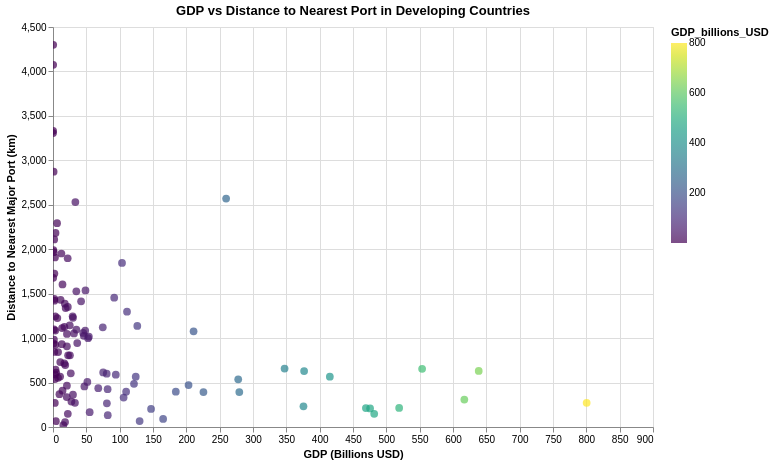

The cell this chart's notebook holds for it:
### Markdown cell above
## 15. GDP vs Distance to Nearest Port

### Code cell
# Scatter plot of GDP vs distance to nearest port for developing countries
chart_gdp_dist = alt.Chart(merged_gdp_df).mark_point(filled=True, size=60).encode(
    x=alt.X('GDP_billions_USD:Q', title='GDP (Billions USD)'),
    y=alt.Y('dist_to_nearest_port_km:Q', title='Distance to Nearest Major Port (km)'),
    color=alt.Color('GDP_billions_USD:Q', scale=alt.Scale(scheme='viridis')),
    tooltip=['Country', 'GDP_billions_USD', 'dist_to_nearest_port_km']
).properties(
    width=600,
    height=400,
    title='GDP vs Distance to Nearest Port in Developing Countries'
).interactive()
chart_gdp_dist

### Figure 1 — Vega-Lite specification as saved in the notebook (floating-point values rounded to 4 significant figures)
{"config": {"view": {"continuousWidth": 300, "continuousHeight": 300}}, "data": {"name": "data-5f359d4011f60e2441e2d65b1754d662"}, "mark": {"type": "point", "filled": true, "size": 60}, "encoding": {"color": {"field": "GDP_billions_USD", "scale": {"scheme": "viridis"}, "type": "quantitative"}, "tooltip": [{"field": "Country", "type": "nominal"}, {"field": "GDP_billions_USD", "type": "quantitative"}, {"field": "dist_to_nearest_port_km", "type": "quantitative"}], "x": {"field": "GDP_billions_USD", "title": "GDP (Billions USD)", "type": "quantitative"}, "y": {"field": "dist_to_nearest_port_km", "title": "Distance to Nearest Major Port (km)", "type": "quantitative"}}, "height": 400, "params": [{"name": "param_1e9efca18e7a2868", "select": {"type": "interval", "encodings": ["x", "y"]}, "bind": "scales"}], "title": "GDP vs Distance to Nearest Port in Developing Countries", "width": 600, "$schema": "https://vega.github.io/schema/vega-lite/v6.1.0.json", "datasets": {"data-5f359d4011f60e2441e2d65b1754d662": [{"Country": "Zimbabwe", "latest_undernourishment": 30.0, "country": "ZW", "latitude": -19.02, "longitude": 29.15, "name": "Zimbabwe", "dist_to_nearest_port_km": 604.0, "GDP_billions_USD": 26.67}, {"Country": "Zambia", "latest_undernourishment": 32.1, "country": "ZM", "latitude": -13.13, "longitude": 27.85, "name": "Zambia", "dist_to_nearest_port_km": 1052.0, "GDP_billions_USD": 31.47}, {"Country": "Vanuatu", "latest_undernourishment": 7.9, "country": "VU", "latitude": -15.38, "longitude": 167.0, "name": "Vanuatu", "dist_to_nearest_port_km": 1967.0, "GDP_billions_USD": 1.137}, {"Country": "Uzbekistan", "latest_undernourishment": 2.5, "country": "UZ", "latitude": 41.38, "longitude": 64.59, "name": "Uzbekistan", "dist_to_nearest_port_km": 1845.0, "GDP_billions_USD": 103.5}, {"Country": "Uruguay", "latest_undernourishment": 2.5, "country": "UY", "latitude": -32.52, "longitude": -55.77, "name": "Uruguay", "dist_to_nearest_port_km": 266.4, "GDP_billions_USD": 80.81}, {"Country": "United Arab Emirates", "latest_undernourishment": 2.8, "country": "AE", "latitude": 23.42, "longitude": 53.85, "name": "United Arab Emirates", "dist_to_nearest_port_km": 214.7, "GDP_billions_USD": 519.2}, {"Country": "Ukraine", "latest_undernourishment": 3.8, "country": "UA", "latitude": 48.38, "longitude": 31.17, "name": "Ukraine", "dist_to_nearest_port_km": 846.1, "GDP_billions_USD": null}, {"Country": "Uganda", "latest_undernourishment": 33.1, "country": "UG", "latitude": 1.373, "longitude": 32.29, "name": "Uganda", "dist_to_nearest_port_km": 1016.0, "GDP_billions_USD": 53.79}, {"Country": "Tuvalu", "latest_undernourishment": null, "country": "TV", "latitude": -7.11, "longitude": 177.6, "name": "Tuvalu", "dist_to_nearest_port_km": 3307.0, "GDP_billions_USD": 0.07}, {"Country": "Turkmenistan", "latest_undernourishment": 3.6, "country": "TM", "latitude": 38.97, "longitude": 59.56, "name": "Turkmenistan", "dist_to_nearest_port_km": 1454.0, "GDP_billions_USD": 91.8}, {"Country": "Tunisia", "latest_undernourishment": 2.5, "country": "TN", "latitude": 33.89, "longitude": 9.537, "name": "Tunisia", "dist_to_nearest_port_km": 506.5, "GDP_billions_USD": 51.53}, {"Country": "Trinidad and Tobago", "latest_undernourishment": 8.6, "country": "TT", "latitude": 10.69, "longitude": -61.22, "name": "Trinidad and Tobago", "dist_to_nearest_port_km": 1245.0, "GDP_billions_USD": 29.49}, {"Country": "Tonga", "latest_undernourishment": null, "country": "TO", "latitude": -21.18, "longitude": -175.2, "name": "Tonga", "dist_to_nearest_port_km": 1990.0, "GDP_billions_USD": 0.568}, {"Country": "Togo", "latest_undernourishment": 18.2, "country": "TG", "latitude": 8.62, "longitude": 0.8248, "name": "Togo", "dist_to_nearest_port_km": 369.3, "GDP_billions_USD": 9.651}, {"Country": "Timor-Leste", "latest_undernourishment": 17.0, "country": "TL", "latitude": -8.874, "longitude": 125.7, "name": "Timor-Leste", "dist_to_nearest_port_km": 1441.0, "GDP_billions_USD": 2.002}, {"Country": "Thailand", "latest_undernourishment": 6.8, "country": "TH", "latitude": 15.87, "longitude": 101.0, "name": "Thailand", "dist_to_nearest_port_km": 308.8, "GDP_billions_USD": 617.0}, {"Country": "Tanzania", "latest_undernourishment": 23.0, "country": "TZ", "latitude": -6.369, "longitude": 34.89, "name": "Tanzania", "dist_to_nearest_port_km": 588.9, "GDP_billions_USD": 94.18}, {"Country": "Tajikistan", "latest_undernourishment": 9.7, "country": "TJ", "latitude": 38.86, "longitude": 71.28, "name": "Tajikistan", "dist_to_nearest_port_km": 1604.0, "GDP_billions_USD": 14.24}, {"Country": "Suriname", "latest_undernourishment": 8.7, "country": "SR", "latitude": 3.919, "longitude": -56.03, "name": "Suriname", "dist_to_nearest_port_km": 2183.0, "GDP_billions_USD": 3.78}, {"Country": "Sudan", "latest_undernourishment": 10.8, "country": "SD", "latitude": 12.86, "longitude": 30.22, "name": "Sudan", "dist_to_nearest_port_km": 1414.0, "GDP_billions_USD": 42.14}, {"Country": "Sri Lanka", "latest_undernourishment": 3.8, "country": "LK", "latitude": 7.873, "longitude": 80.77, "name": "Sri Lanka", "dist_to_nearest_port_km": 145.1, "GDP_billions_USD": null}, {"Country": "South Africa", "latest_undernourishment": 7.2, "country": "ZA", "latitude": -30.56, "longitude": 22.94, "name": "South Africa", "dist_to_nearest_port_km": 565.7, "GDP_billions_USD": 415.3}, {"Country": "Solomon Islands", "latest_undernourishment": 19.0, "country": "SB", "latitude": -9.646, "longitude": 160.2, "name": "Solomon Islands", "dist_to_nearest_port_km": 2110.0, "GDP_billions_USD": 1.801}, {"Country": "Sierra Leone", "latest_undernourishment": 27.8, "country": "SL", "latitude": 8.461, "longitude": -11.78, "name": "Sierra Leone", "dist_to_nearest_port_km": 924.7, "GDP_billions_USD": 3.607}, {"Country": "Seychelles", "latest_undernourishment": 2.7, "country": "SC", "latitude": -4.68, "longitude": 55.49, "name": "Seychelles", "dist_to_nearest_port_km": 1727.0, "GDP_billions_USD": 2.082}, {"Country": "Serbia", "latest_undernourishment": 2.5, "country": "RS", "latitude": 44.02, "longitude": 21.01, "name": "Serbia", "dist_to_nearest_port_km": 599.5, "GDP_billions_USD": 80.54}, {"Country": "Senegal", "latest_undernourishment": 6.2, "country": "SN", "latitude": 14.5, "longitude": -14.45, "name": "Senegal", "dist_to_nearest_port_km": 1526.0, "GDP_billions_USD": 35.01}, {"Country": "Saudi Arabia", "latest_undernourishment": 2.5, "country": "SA", "latitude": 23.89, "longitude": 45.08, "name": "Saudi Arabia", "dist_to_nearest_port_km": 737.7, "GDP_billions_USD": null}, {"Country": "Samoa", "latest_undernourishment": 4.5, "country": "WS", "latitude": -13.76, "longitude": -172.1, "name": "Samoa", "dist_to_nearest_port_km": 2872.0, "GDP_billions_USD": 0.938}, {"Country": "Rwanda", "latest_undernourishment": 35.6, "country": "RW", "latitude": -1.94, "longitude": 29.87, "name": "Rwanda", "dist_to_nearest_port_km": 1113.0, "GDP_billions_USD": 13.63}, {"Country": "Romania", "latest_undernourishment": 2.5, "country": "RO", "latitude": 45.94, "longitude": 24.97, "name": "Romania", "dist_to_nearest_port_km": 629.6, "GDP_billions_USD": 376.7}, {"Country": "Qatar", "latest_undernourishment": null, "country": "QA", "latitude": 25.35, "longitude": 51.18, "name": "Qatar", "dist_to_nearest_port_km": 392.7, "GDP_billions_USD": 225.7}, {"Country": "Poland", "latest_undernourishment": 2.5, "country": "PL", "latitude": 51.92, "longitude": 19.15, "name": "Poland", "dist_to_nearest_port_km": 272.8, "GDP_billions_USD": 800.5}, {"Country": "Philippines", "latest_undernourishment": 5.8, "country": "PH", "latitude": 12.88, "longitude": 121.8, "name": "Philippines", "dist_to_nearest_port_km": 208.6, "GDP_billions_USD": 475.6}, {"Country": "Peru", "latest_undernourishment": 6.2, "country": "PE", "latitude": -9.19, "longitude": -75.02, "name": "Peru", "dist_to_nearest_port_km": 393.5, "GDP_billions_USD": 279.5}, {"Country": "Paraguay", "latest_undernourishment": 3.1, "country": "PY", "latitude": -23.44, "longitude": -58.44, "name": "Paraguay", "dist_to_nearest_port_km": 1058.0, "GDP_billions_USD": 45.28}, {"Country": "Papua New Guinea", "latest_undernourishment": 28.2, "country": "PG", "latitude": -6.315, "longitude": 144.0, "name": "Papua New Guinea", "dist_to_nearest_port_km": 2530.0, "GDP_billions_USD": 33.54}, {"Country": "Panama", "latest_undernourishment": 4.5, "country": "PA", "latitude": 8.538, "longitude": -80.78, "name": "Panama", "dist_to_nearest_port_km": 132.8, "GDP_billions_USD": 82.14}, {"Country": "Palau", "latest_undernourishment": null, "country": "PW", "latitude": 7.515, "longitude": 134.6, "name": "Palau", "dist_to_nearest_port_km": 1679.0, "GDP_billions_USD": 0.298}, {"Country": "Pakistan", "latest_undernourishment": 12.9, "country": "PK", "latitude": 30.38, "longitude": 69.35, "name": "Pakistan", "dist_to_nearest_port_km": 653.4, "GDP_billions_USD": null}, {"Country": "Oman", "latest_undernourishment": 5.9, "country": "OM", "latitude": 21.51, "longitude": 55.92, "name": "Oman", "dist_to_nearest_port_km": 397.4, "GDP_billions_USD": 109.7}, {"Country": "Nigeria", "latest_undernourishment": 14.3, "country": "NG", "latitude": 9.082, "longitude": 8.675, "name": "Nigeria", "dist_to_nearest_port_km": 654.8, "GDP_billions_USD": 553.7}, {"Country": "Niger", "latest_undernourishment": 10.1, "country": "NE", "latitude": 17.61, "longitude": 8.082, "name": "Niger", "dist_to_nearest_port_km": 1338.0, "GDP_billions_USD": 19.0}, {"Country": "Nicaragua", "latest_undernourishment": 15.7, "country": "NI", "latitude": 12.87, "longitude": -85.21, "name": "Nicaragua", "dist_to_nearest_port_km": 697.3, "GDP_billions_USD": 18.38}, {"Country": "Nepal", "latest_undernourishment": 4.6, "country": "NP", "latitude": 28.39, "longitude": 84.12, "name": "Nepal", "dist_to_nearest_port_km": 1026.0, "GDP_billions_USD": 46.21}, {"Country": "Nauru", "latest_undernourishment": null, "country": "NR", "latitude": -0.5228, "longitude": 166.9, "name": "Nauru", "dist_to_nearest_port_km": 3331.0, "GDP_billions_USD": 0.158}, {"Country": "Namibia", "latest_undernourishment": 18.9, "country": null, "latitude": -22.96, "longitude": 18.49, "name": "Namibia", "dist_to_nearest_port_km": 408.7, "GDP_billions_USD": 14.29}, {"Country": "Mozambique", "latest_undernourishment": 28.3, "country": "MZ", "latitude": -18.67, "longitude": 35.53, "name": "Mozambique", "dist_to_nearest_port_km": 148.8, "GDP_billions_USD": 22.23}, {"Country": "Morocco", "latest_undernourishment": 4.1, "country": "MA", "latitude": 31.79, "longitude": -7.093, "name": "Morocco", "dist_to_nearest_port_km": 203.0, "GDP_billions_USD": 147.1}, {"Country": "Montenegro", "latest_undernourishment": 2.5, "country": "ME", "latitude": 42.71, "longitude": 19.37, "name": "Montenegro", "dist_to_nearest_port_km": 554.0, "GDP_billions_USD": 7.571}, {"Country": "Mongolia", "latest_undernourishment": 5.1, "country": "MN", "latitude": 46.86, "longitude": 103.8, "name": "Mongolia", "dist_to_nearest_port_km": 1387.0, "GDP_billions_USD": 17.73}, {"Country": "Moldova", "latest_undernourishment": 2.5, "country": "MD", "latitude": 47.41, "longitude": 28.37, "name": "Moldova", "dist_to_nearest_port_km": 716.3, "GDP_billions_USD": 16.98}, {"Country": "Mexico", "latest_undernourishment": 3.4, "country": "MX", "latitude": 23.63, "longitude": -102.6, "name": "Mexico", "dist_to_nearest_port_km": 539.3, "GDP_billions_USD": null}, {"Country": "Mauritius", "latest_undernourishment": 7.6, "country": "MU", "latitude": -20.35, "longitude": 57.55, "name": "Mauritius", "dist_to_nearest_port_km": 21.43, "GDP_billions_USD": 15.48}, {"Country": "Mauritania", "latest_undernourishment": 6.6, "country": "MR", "latitude": 21.01, "longitude": -10.94, "name": "Mauritania", "dist_to_nearest_port_km": 1431.0, "GDP_billions_USD": 11.39}, {"Country": "Marshall Islands", "latest_undernourishment": null, "country": "MH", "latitude": 7.131, "longitude": 171.2, "name": "Marshall Islands", "dist_to_nearest_port_km": 4299.0, "GDP_billions_USD": 0.303}, {"Country": "Mali", "latest_undernourishment": 4.8, "country": "ML", "latitude": 17.57, "longitude": -3.996, "name": "Mali", "dist_to_nearest_port_km": 1351.0, "GDP_billions_USD": 22.27}, {"Country": "Maldives", "latest_undernourishment": null, "country": "MV", "latitude": 3.203, "longitude": 73.22, "name": "Maldives", "dist_to_nearest_port_km": 843.6, "GDP_billions_USD": 7.613}, {"Country": "Malaysia", "latest_undernourishment": 2.8, "country": "MY", "latitude": 4.21, "longitude": 102.0, "name": "Malaysia", "dist_to_nearest_port_km": 148.4, "GDP_billions_USD": 481.8}, {"Country": "Malawi", "latest_undernourishment": 19.3, "country": "MW", "latitude": -13.25, "longitude": 34.3, "name": "Malawi", "dist_to_nearest_port_km": 731.1, "GDP_billions_USD": 10.89}, {"Country": "Madagascar", "latest_undernourishment": 38.9, "country": "MG", "latitude": -18.77, "longitude": 46.87, "name": "Madagascar", "dist_to_nearest_port_km": 1127.0, "GDP_billions_USD": 17.14}, {"Country": "Libya", "latest_undernourishment": 13.2, "country": "LY", "latitude": 26.34, "longitude": 17.23, "name": "Libya", "dist_to_nearest_port_km": 1085.0, "GDP_billions_USD": 48.31}, {"Country": "Liberia", "latest_undernourishment": 36.6, "country": "LR", "latitude": 6.428, "longitude": -9.429, "name": "Liberia", "dist_to_nearest_port_km": 611.8, "GDP_billions_USD": 4.72}, {"Country": "Lesotho", "latest_undernourishment": null, "country": "LS", "latitude": -29.61, "longitude": 28.23, "name": "Lesotho", "dist_to_nearest_port_km": 271.1, "GDP_billions_USD": 2.708}, {"Country": "Lebanon", "latest_undernourishment": 7.1, "country": "LB", "latitude": 33.85, "longitude": 35.86, "name": "Lebanon", "dist_to_nearest_port_km": 442.6, "GDP_billions_USD": null}, {"Country": "Kuwait", "latest_undernourishment": 2.5, "country": "KW", "latitude": 29.31, "longitude": 47.48, "name": "Kuwait", "dist_to_nearest_port_km": 91.15, "GDP_billions_USD": 165.2}, {"Country": "Kosovo", "latest_undernourishment": null, "country": "XK", "latitude": 42.6, "longitude": 20.9, "name": "Kosovo", "dist_to_nearest_port_km": 567.6, "GDP_billions_USD": 10.7}, {"Country": "Kiribati", "latest_undernourishment": 4.1, "country": "KI", "latitude": -3.37, "longitude": -168.7, "name": "Kiribati", "dist_to_nearest_port_km": 4074.0, "GDP_billions_USD": 0.263}, {"Country": "Kenya", "latest_undernourishment": 23.7, "country": "KE", "latitude": -0.02356, "longitude": 37.91, "name": "Kenya", "dist_to_nearest_port_km": 485.8, "GDP_billions_USD": 121.5}, {"Country": "Kazakhstan", "latest_undernourishment": 2.5, "country": "KZ", "latitude": 48.02, "longitude": 66.92, "name": "Kazakhstan", "dist_to_nearest_port_km": 2570.0, "GDP_billions_USD": 259.7}, {"Country": "Jordan", "latest_undernourishment": 12.8, "country": "JO", "latitude": 30.59, "longitude": 36.24, "name": "Jordan", "dist_to_nearest_port_km": 166.6, "GDP_billions_USD": 55.01}, {"Country": "Jamaica", "latest_undernourishment": 6.7, "country": "JM", "latitude": 18.11, "longitude": -77.3, "name": "Jamaica", "dist_to_nearest_port_km": 55.5, "GDP_billions_USD": 18.11}, {"Country": "Iraq", "latest_undernourishment": 15.4, "country": "IQ", "latitude": 33.22, "longitude": 43.68, "name": "Iraq", "dist_to_nearest_port_km": 536.5, "GDP_billions_USD": 277.8}, {"Country": "Indonesia", "latest_undernourishment": 6.4, "country": "ID", "latitude": -0.7893, "longitude": 113.9, "name": "Indonesia", "dist_to_nearest_port_km": 726.9, "GDP_billions_USD": null}, {"Country": "India", "latest_undernourishment": 11.8, "country": "IN", "latitude": 20.59, "longitude": 78.96, "name": "India", "dist_to_nearest_port_km": 655.8, "GDP_billions_USD": null}, {"Country": "Hungary", "latest_undernourishment": 2.5, "country": "HU", "latitude": 47.16, "longitude": 19.5, "name": "Hungary", "dist_to_nearest_port_km": 471.2, "GDP_billions_USD": 203.3}, {"Country": "Honduras", "latest_undernourishment": 13.5, "country": "HN", "latitude": 15.2, "longitude": -86.24, "name": "Honduras", "dist_to_nearest_port_km": 944.9, "GDP_billions_USD": 36.35}, {"Country": "Haiti", "latest_undernourishment": 42.6, "country": "HT", "latitude": 18.97, "longitude": -72.29, "name": "Haiti", "dist_to_nearest_port_km": 286.6, "GDP_billions_USD": 27.62}, {"Country": "Guyana", "latest_undernourishment": 2.7, "country": "GY", "latitude": 4.86, "longitude": -58.93, "name": "Guyana", "dist_to_nearest_port_km": 1898.0, "GDP_billions_USD": 22.01}, {"Country": "Guinea-Bissau", "latest_undernourishment": 13.1, "country": "GW", "latitude": 11.8, "longitude": -15.18, "name": "Guinea-Bissau", "dist_to_nearest_port_km": 1421.0, "GDP_billions_USD": 2.023}, {"Country": "Guinea", "latest_undernourishment": 12.5, "country": "GN", "latitude": 9.946, "longitude": -9.697, "name": "Guinea", "dist_to_nearest_port_km": 806.8, "GDP_billions_USD": 25.43}, {"Country": "Guatemala", "latest_undernourishment": 14.0, "country": "GT", "latitude": 15.78, "longitude": -90.23, "name": "Guatemala", "dist_to_nearest_port_km": 1298.0, "GDP_billions_USD": 111.0}, {"Country": "Grenada", "latest_undernourishment": null, "country": "GD", "latitude": 12.26, "longitude": -61.6, "name": "Grenada", "dist_to_nearest_port_km": 1098.0, "GDP_billions_USD": 1.366}, {"Country": "Ghana", "latest_undernourishment": 6.6, "country": "GH", "latitude": 7.947, "longitude": -1.023, "name": "Ghana", "dist_to_nearest_port_km": 436.8, "GDP_billions_USD": 67.9}, {"Country": "Georgia", "latest_undernourishment": 5.3, "country": "GE", "latitude": 42.32, "longitude": 43.36, "name": "Georgia", "dist_to_nearest_port_km": 1229.0, "GDP_billions_USD": 29.95}, {"Country": "Gabon", "latest_undernourishment": 18.6, "country": "GA", "latitude": -0.8037, "longitude": 11.61, "name": "Gabon", "dist_to_nearest_port_km": 907.9, "GDP_billions_USD": 20.86}, {"Country": "Fiji", "latest_undernourishment": 5.6, "country": "FJ", "latitude": -16.58, "longitude": 179.4, "name": "Fiji", "dist_to_nearest_port_km": 2292.0, "GDP_billions_USD": 6.106}, {"Country": "Ethiopia", "latest_undernourishment": 18.5, "country": "ET", "latitude": 9.145, "longitude": 40.49, "name": "Ethiopia", "dist_to_nearest_port_km": 397.0, "GDP_billions_USD": 184.2}, {"Country": "Eritrea", "latest_undernourishment": null, "country": "ER", "latitude": 15.18, "longitude": 39.78, "name": "Eritrea", "dist_to_nearest_port_km": 538.9, "GDP_billions_USD": 2.866}, {"Country": "Equatorial Guinea", "latest_undernourishment": null, "country": "GQ", "latitude": 1.651, "longitude": 10.27, "name": "Equatorial Guinea", "dist_to_nearest_port_km": 931.9, "GDP_billions_USD": 13.24}, {"Country": "El Salvador", "latest_undernourishment": 6.8, "country": "SV", "latitude": 13.79, "longitude": -88.9, "name": "El Salvador", "dist_to_nearest_port_km": 1097.0, "GDP_billions_USD": 35.06}, {"Country": "Ecuador", "latest_undernourishment": 12.7, "country": "EC", "latitude": -1.831, "longitude": -78.18, "name": "Ecuador", "dist_to_nearest_port_km": 1137.0, "GDP_billions_USD": 126.4}, {"Country": "Dominican Republic", "latest_undernourishment": 6.1, "country": "DO", "latitude": 18.74, "longitude": -70.16, "name": "Dominican Republic", "dist_to_nearest_port_km": 66.2, "GDP_billions_USD": 129.9}, {"Country": "Dominica", "latest_undernourishment": 5.5, "country": "DM", "latitude": 15.41, "longitude": -61.37, "name": "Dominica", "dist_to_nearest_port_km": 940.4, "GDP_billions_USD": 0.73}, {"Country": "Djibouti", "latest_undernourishment": 11.9, "country": "DJ", "latitude": 11.83, "longitude": 42.59, "name": "Djibouti", "dist_to_nearest_port_km": 65.91, "GDP_billions_USD": 4.283}, {"Country": "Costa Rica", "latest_undernourishment": 2.5, "country": "CR", "latitude": 9.749, "longitude": -83.75, "name": "Costa Rica", "dist_to_nearest_port_km": 425.1, "GDP_billions_USD": 81.94}, {"Country": "Comoros", "latest_undernourishment": 13.5, "country": "KM", "latitude": -11.88, "longitude": 43.87, "name": "Comoros", "dist_to_nearest_port_km": 982.2, "GDP_billions_USD": 1.406}, {"Country": "Colombia", "latest_undernourishment": 4.1, "country": "CO", "latitude": 4.571, "longitude": -74.3, "name": "Colombia", "dist_to_nearest_port_km": 656.8, "GDP_billions_USD": 347.4}, {"Country": "China", "latest_undernourishment": 2.5, "country": "CN", "latitude": 35.86, "longitude": 104.2, "name": "China", "dist_to_nearest_port_km": 1203.0, "GDP_billions_USD": null}, {"Country": "Chile", "latest_undernourishment": 2.7, "country": "CL", "latitude": -35.68, "longitude": -71.54, "name": "Chile", "dist_to_nearest_port_km": 232.2, "GDP_billions_USD": 375.7}, {"Country": "Chad", "latest_undernourishment": 29.8, "country": "TD", "latitude": 15.45, "longitude": 18.73, "name": "Chad", "dist_to_nearest_port_km": 1952.0, "GDP_billions_USD": 12.58}, {"Country": "Central African Republic", "latest_undernourishment": 25.2, "country": "CF", "latitude": 6.611, "longitude": 20.94, "name": "Central African Republic", "dist_to_nearest_port_km": 1908.0, "GDP_billions_USD": 2.909}, {"Country": "Cameroon", "latest_undernourishment": 6.1, "country": "CM", "latitude": 7.37, "longitude": 12.35, "name": "Cameroon", "dist_to_nearest_port_km": 999.2, "GDP_billions_USD": 52.6}, {"Country": "Cambodia", "latest_undernourishment": 5.4, "country": "KH", "latitude": 12.57, "longitude": 105.0, "name": "Cambodia", "dist_to_nearest_port_km": 271.9, "GDP_billions_USD": 32.93}, {"Country": "Burundi", "latest_undernourishment": null, "country": "BI", "latitude": -3.373, "longitude": 29.92, "name": "Burundi", "dist_to_nearest_port_km": 1086.0, "GDP_billions_USD": 3.341}, {"Country": "Burkina Faso", "latest_undernourishment": 14.3, "country": "BF", "latitude": 12.24, "longitude": -1.562, "name": "Burkina Faso", "dist_to_nearest_port_km": 806.9, "GDP_billions_USD": 22.64}, {"Country": "Bulgaria", "latest_undernourishment": 3.0, "country": "BG", "latitude": 42.73, "longitude": 25.49, "name": "Bulgaria", "dist_to_nearest_port_km": 331.1, "GDP_billions_USD": 105.9}, {"Country": "Brazil", "latest_undernourishment": 2.5, "country": "BR", "latitude": -14.24, "longitude": -51.93, "name": "Brazil", "dist_to_nearest_port_km": 1226.0, "GDP_billions_USD": null}, {"Country": "Botswana", "latest_undernourishment": 22.8, "country": "BW", "latitude": -22.33, "longitude": 24.68, "name": "Botswana", "dist_to_nearest_port_km": 1047.0, "GDP_billions_USD": 20.91}, {"Country": "Bosnia and Herzegovina", "latest_undernourishment": 2.5, "country": "BA", "latitude": 43.92, "longitude": 17.68, "name": "Bosnia and Herzegovina", "dist_to_nearest_port_km": 363.9, "GDP_billions_USD": 29.95}, {"Country": "Bolivia", "latest_undernourishment": 13.6, "country": "BO", "latitude": -16.29, "longitude": -63.59, "name": "Bolivia", "dist_to_nearest_port_km": 1536.0, "GDP_billions_USD": 48.71}, {"Country": "Bhutan", "latest_undernourishment": null, "country": "BT", "latitude": 27.51, "longitude": 90.43, "name": "Bhutan", "dist_to_nearest_port_km": 591.0, "GDP_billions_USD": 2.837}, {"Country": "Benin", "latest_undernourishment": 11.8, "country": "BJ", "latitude": 9.308, "longitude": 2.316, "name": "Benin", "dist_to_nearest_port_km": 337.3, "GDP_billions_USD": 20.64}, {"Country": "Belize", "latest_undernourishment": 5.0, "country": "BZ", "latitude": 17.19, "longitude": -88.5, "name": "Belize", "dist_to_nearest_port_km": 1245.0, "GDP_billions_USD": 3.306}, {"Country": "Belarus", "latest_undernourishment": 2.5, "country": "BY", "latitude": 53.71, "longitude": 27.95, "name": "Belarus", "dist_to_nearest_port_km": 613.6, "GDP_billions_USD": 75.26}, {"Country": "Barbados", "latest_undernourishment": 2.8, "country": "BB", "latitude": 13.19, "longitude": -59.54, "name": "Barbados", "dist_to_nearest_port_km": 1225.0, "GDP_billions_USD": 6.517}, {"Country": "Bangladesh", "latest_undernourishment": 10.9, "country": "BD", "latitude": 23.68, "longitude": 90.36, "name": "Bangladesh", "dist_to_nearest_port_km": 212.9, "GDP_billions_USD": 469.3}, {"Country": "Bahrain", "latest_undernourishment": null, "country": "BH", "latitude": 25.93, "longitude": 50.64, "name": "Bahrain", "dist_to_nearest_port_km": 456.3, "GDP_billions_USD": 47.09}, {"Country": "Azerbaijan", "latest_undernourishment": 2.5, "country": "AZ", "latitude": 40.14, "longitude": 47.58, "name": "Azerbaijan", "dist_to_nearest_port_km": 1122.0, "GDP_billions_USD": 74.68}, {"Country": "Aruba", "latest_undernourishment": null, "country": "AW", "latitude": 12.52, "longitude": -69.97, "name": "Aruba", "dist_to_nearest_port_km": 645.8, "GDP_billions_USD": 3.766}, {"Country": "Armenia", "latest_undernourishment": 2.5, "country": "AM", "latitude": 40.07, "longitude": 45.04, "name": "Armenia", "dist_to_nearest_port_km": 1144.0, "GDP_billions_USD": 25.12}, {"Country": "Argentina", "latest_undernourishment": 3.6, "country": "AR", "latitude": -38.42, "longitude": -63.62, "name": "Argentina", "dist_to_nearest_port_km": 631.4, "GDP_billions_USD": 638.6}, {"Country": "Antigua and Barbuda", "latest_undernourishment": null, "country": "AG", "latitude": 17.06, "longitude": -61.8, "name": "Antigua and Barbuda", "dist_to_nearest_port_km": 844.2, "GDP_billions_USD": 2.016}, {"Country": "Angola", "latest_undernourishment": 18.2, "country": "AO", "latitude": -11.2, "longitude": 17.87, "name": "Angola", "dist_to_nearest_port_km": 566.5, "GDP_billions_USD": 124.1}, {"Country": "Algeria", "latest_undernourishment": 2.5, "country": "DZ", "latitude": 28.03, "longitude": 1.66, "name": "Algeria", "dist_to_nearest_port_km": 1077.0, "GDP_billions_USD": 210.9}, {"Country": "Albania", "latest_undernourishment": 4.3, "country": "AL", "latitude": 41.15, "longitude": 20.17, "name": "Albania", "dist_to_nearest_port_km": 465.2, "GDP_billions_USD": 20.85}, {"Country": "Afghanistan", "latest_undernourishment": 25.1, "country": "AF", "latitude": 33.94, "longitude": 67.71, "name": "Afghanistan", "dist_to_nearest_port_km": 1009.0, "GDP_billions_USD": null}]}}
